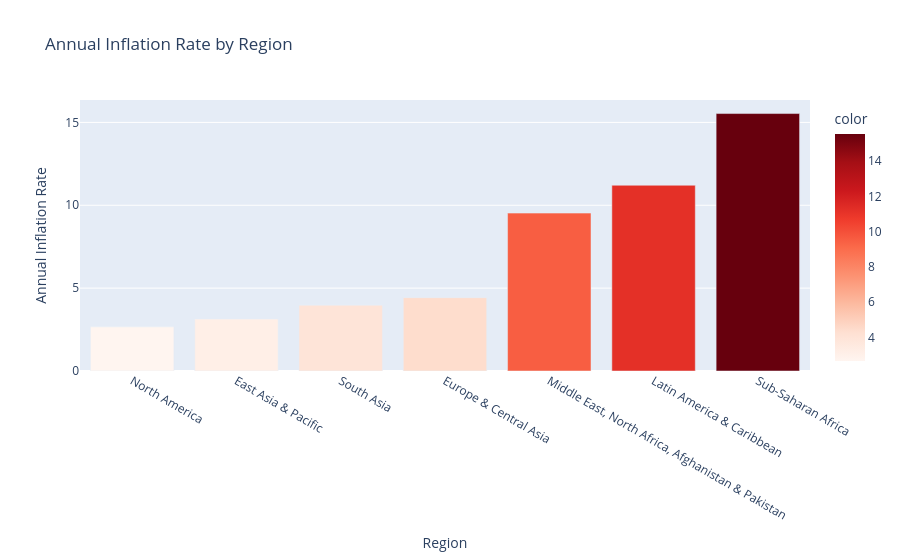

Notebook code cell kept with this figure:
### Code cell
fig = px.bar(
    data_frame = region_inflation,
    x = region_inflation.index,
    y = region_inflation.values,
    color = region_inflation.values,
    color_continuous_scale= px.colors.sequential.Reds,
    title = "Annual Inflation Rate by Region"
)
fig.update_layout(
    xaxis_title = "Region",
    yaxis_title = "Annual Inflation Rate"
)
fig.show()

### Figure 1 — Plotly figure (JSON) as saved in the notebook; plotly's stock layout.template omitted (floating-point values rounded to 4 significant figures)
{"data": [{"hovertemplate": "x=%{x}<br>y=%{y}<br>color=%{marker.color}<extra></extra>", "legendgroup": "", "marker": {"color": [2.666, 3.134, 3.974, 4.426, 9.527, 11.21, 15.54], "coloraxis": "coloraxis", "pattern": {"shape": ""}}, "name": "", "orientation": "v", "showlegend": false, "textposition": "auto", "type": "bar", "x": ["North America", "East Asia & Pacific", "South Asia", "Europe & Central Asia", "Middle East, North Africa, Afghanistan & Pakistan", "Latin America & Caribbean", "Sub-Saharan Africa"], "xaxis": "x", "y": [2.666, 3.134, 3.974, 4.426, 9.527, 11.21, 15.54], "yaxis": "y"}], "layout": {"barmode": "relative", "coloraxis": {"autocolorscale": false, "colorbar": {"title": {"text": "color"}}, "colorscale": [[0, "rgb(255,245,240)"], [0.125, "rgb(254,224,210)"], [0.25, "rgb(252,187,161)"], [0.375, "rgb(252,146,114)"], [0.5, "rgb(251,106,74)"], [0.625, "rgb(239,59,44)"], [0.75, "rgb(203,24,29)"], [0.875, "rgb(165,15,21)"], [1, "rgb(103,0,13)"]]}, "legend": {"tracegroupgap": 0}, "title": {"text": "Annual Inflation Rate by Region"}, "xaxis": {"anchor": "y", "domain": [0, 1], "title": {"text": "Region"}}, "yaxis": {"anchor": "x", "domain": [0, 1], "title": {"text": "Annual Inflation Rate"}}}}
